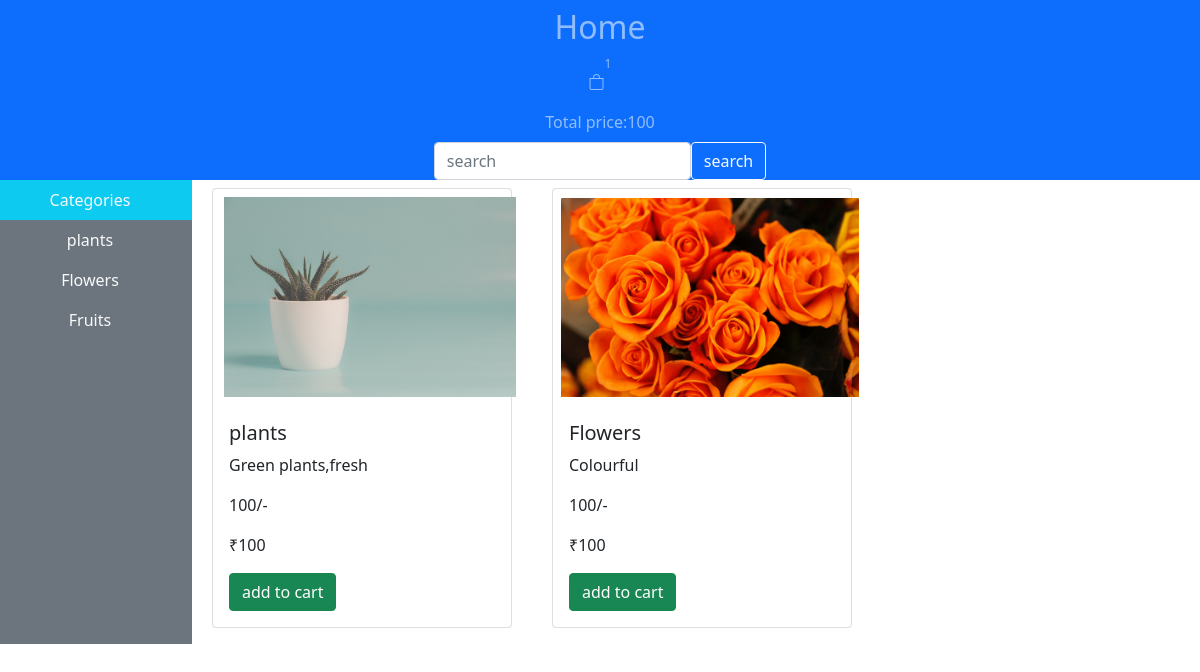
The page /product.php on the database its author committed.
### tables this page shows
CREATE TABLE `categories` (
  `category_id` int(11) NOT NULL,
  `category_title` varchar(255) NOT NULL
);

CREATE TABLE `products` (
  `product_id` int(11) NOT NULL,
  `product_title` varchar(255) NOT NULL,
  `product_description` varchar(255) NOT NULL,
  `product_keyword` varchar(255) NOT NULL,
  `category_id` int(100) NOT NULL,
  `product_image1` varchar(255) NOT NULL,
  `product_price` varchar(255) NOT NULL,
  `status` varchar(255) NOT NULL
);

### product.php (the view, shortened to what this page needs)
<?php
include('dbconnection.php');
include('function.php');
?>
<!DOCTYPE html>
<html lang="en">
<head>
    <link rel="stylesheet" href="https://cdn.jsdelivr.net/npm/bootstrap-icons@1.8.1/font/bootstrap-icons.css">
    <link href="https://cdn.jsdelivr.net/npm/bootstrap@5.1.3/dist/css/bootstrap.min.css" rel="stylesheet">
    <link rel="stylesheet" href="https://cdnjs.cloudflare.com/ajax/libs/font-awesome/4.7.0/css/font-awesome.min.css">
    <link rel="stylesheet" href="css/product.css">
</head>
<body>
<div class="conatiner-fluid ">
<nav class="navbar-exapand-lg navbar-dark bg-primary p-0">
<ul class="navbar-nav me-auto align-items-center">
<li class="nav-item">
<a class="nav-link " href="main.php"><h2>Home</h2></a></li>
<li class="nav-item">
<a class="nav-link d-flex" href="cart.php"><span class="bi bi-bag"></span><sup><?php cart_item(); ?><sup></a>
<li>
<a class="nav-link" href="#">Total price:<?php total_cart_price();?></a>
</li>
<li class="nav-item d-flex">
<form class="d-flex" action="search.php" method="GET">
<input class="form-control m-0" type="search" placeholder="search" name="search_data">
<input type="submit" value="search" class="btn btn-outline-light" name="search_data_product">
</form>
</li>
</ul>
</nav>
<div class="row">
<div class="col-md-2 bg-secondary p-0">
<ul class="navbar-nav me-auto text-center">
<li class="nav-item bg-info">
        <a href="#" class="nav-link text-light">Categories</a>
    </li>
<?php
$select_categories="select * from categories";
$result_categories=mysqli_query($con,$select_categories);
while($row_data=mysqli_fetch_assoc($result_categories)){
  $category_title=$row_data['category_title'];
  $category_id=$row_data['category_id'];
  echo"<li class='nav-item'>
  <a href='product.php?category=$category_id' class='nav-link text-light'>$category_title</a>
  </li>";
}
?>
</ul>
</div>
<div class="col-md-10">
<div class="row">
<?php
if(!isset($_GET['category'])){
$select_query="select * from products";
$result_query=mysqli_query($con,$select_query);
while($row=mysqli_fetch_assoc($result_query)){
$product_id=$row['product_id'];
$product_title=$row['product_title'];
$product_description=$row['product_description'];
$product_image1=$row['product_image1'];
$product_price=$row['product_price'];
echo "<div class='col-md-4 mb-2'>
<div class='card m-2' >
  <img src='images/$product_image1' class='card-img-top m-2' alt='...'>
  <div class='card-body'>
    <h5 class='card-title'>$product_title</h5>
    <p class='card-text'>$product_description</p>
    <p class='card-text'>$product_price/-</p>
    <p class='card-text' <h3>&#8377</h3>$product_price</p>
    <a href='product.php?add_to_cart=$product_id' class='btn btn-success'>add to cart</a>
  </div>
</div>
</div>";
}
}
?>
</div>
</div>
</div>
</div>
</body>
</html>

### function.php (shortened to what this page needs)
<?php
    function getIPAddress() {
     if(!empty($_SERVER['HTTP_CLIENT_IP'])) {
                $ip = $_SERVER['HTTP_CLIENT_IP'];
        }
    elseif (!empty($_SERVER['HTTP_X_FORWARDED_FOR'])) {
                $ip = $_SERVER['HTTP_X_FORWARDED_FOR'];
     }
    else{
             $ip = $_SERVER['REMOTE_ADDR'];
     }
     return $ip;
}
function cart_item(){
    if(isset($_GET['add_to_cart'])){
        global $con;
       $get_ip_add=getIPAddress();
        $select_query="select * from cart where ip_address='$get_ip_add' ";
        $result_query=mysqli_query($con,$select_query);
        $count_cart_item=mysqli_num_rows($result_query);
  }else{
    global $con;
    $get_ip_add=getIPAddress();
     $select_query="select * from cart where ip_address='$get_ip_add' ";
     $result_query=mysqli_query($con,$select_query);
     $count_cart_item=mysqli_num_rows($result_query);
  }
echo $count_cart_item;
    }
    function total_cart_price(){
global $con;
$get_ip_add=getIPAddress();
$total=0;
$cart_query="select * from cart where ip_address='$get_ip_add'";
$result=mysqli_query($con,$cart_query);
while($row=mysqli_fetch_array($result)){
    $product_id=$row['product_id'];
    $select_products="select * from products where product_id='$product_id'";
    $result_product=mysqli_query($con,$select_products);
    while($row_product_price=mysqli_fetch_array($result_product)){
$product_price=array($row_product_price['product_price']);
$product_values=array_sum($product_price);
$total+=$product_values;
    }
}
echo $total;
}
?>

### css/product.css (style rules this page uses)
* { padding:0; margin:0; }
.card-img-top { width:100%; height:200px; object-fit:contain; }

### rows shown on the page
categories: category_title "plants"
categories: category_title "Flowers"
categories: category_title "Fruits"
products: product_image1 (picture), product_title "plants", product_description "Green plants,fresh", product_price "100"
products: product_image1 (picture), product_title "Flowers", product_description "Colourful", product_price "100"

### other values the page prints
$count_cart_item "1"
$total "100"
